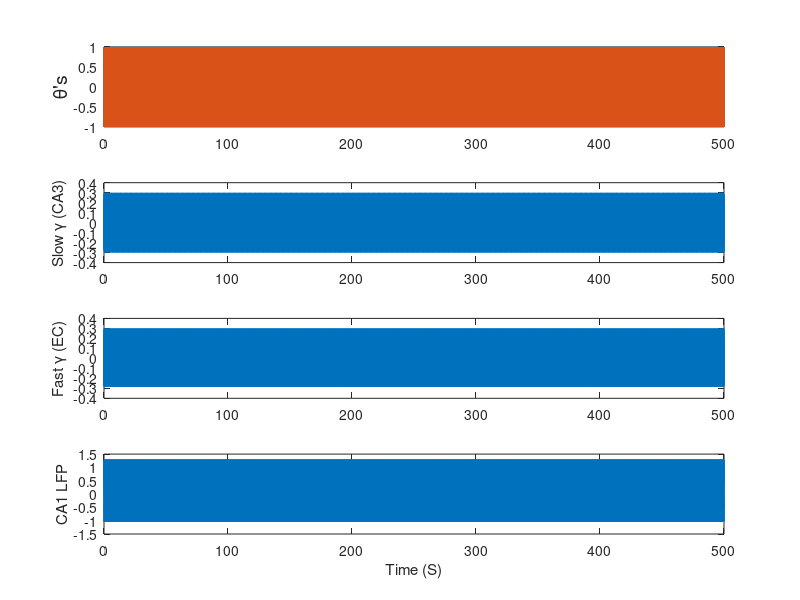

The MATLAB source for this figure: (Note: this script raises an error after producing the figure.)
% Gamma LFP Model

function gammaSim2() 

fs = 600;              % Sampling frequency (samples per second)
dt = 1/fs;             % seconds per sample
StopTime = 500;        % seconds (~100s to run successfully)
t = (0:dt:StopTime)';  % seconds


F = 8;                 % theta frequency (hertz)
theta = sin(2*pi*F*t);

F = 55; % Hz                 
sGamma = sin(2*pi*F*t);
sgTheta = -sin(2*pi*8*t+pi/2);

F = 80; % Hz                
fGamma = sin(2*pi*F*t);

gScale = .3;
signal = theta + gScale * (fGamma .* relu(theta)) + gScale * (sGamma .* relu(sgTheta));

%%
figure;
numPlts = 4;
subplot(numPlts,1,1)
plot(t,theta); hold on; plot(t,sgTheta)
ylabel('\theta''s','fontsize',14)

subplot(numPlts,1,2)
plot(t,gScale * (sGamma .* relu(-sin(2*pi*8*t+pi/2))))
ylabel('Slow \gamma (CA3)','fontsize',11)

subplot(numPlts,1,3)
plot(t,gScale * (fGamma .* relu(theta)))
ylabel('Fast \gamma (EC)','fontsize',11)

subplot(numPlts,1,4)
%plot(theta + gScale * (fGamma .* relu(theta)) + gScale * (sGamma .* relu(-theta)))
plot(t,signal)
ylabel('CA1 LFP','fontsize',11)
xlabel('Time (S)','fontsize',11)


%% Generate theta mod gamma figure

[modindex, thetarange, gammarange, powPhsDists, bincenters,thetaamps_M,gammaamps_M,stdVals] = thetaModGamma_nonCMB(signal, fs,'filtParams',2,'stdGamma',1,'gammarange',[10:2:140],'thetarange',8);
%thetaPhaseAxis = [linspace(90,360,18)];
thetaPhaseAxis = linspace(-180,180,36); 
figure; imagesc(thetaPhaseAxis,gammarange,powPhsDists)
colormap 'jet';
title('Simulated theta mod gamma')
ylabel('Frequency (Hz)'); xlabel('\theta Phase')
%xticks([-80 90 270]);
%xticks(thetaPhaseAxis)
%
%h = colorbar; set(get(h,'label'),'string','Power (\mew V^{2})'); 
h = colorbar; ylabel(h, 'Power (\muV^{2})','rotation', 270, 'position', [2.7, 1.6, 0], 'fontsize',11);
axis xy; 

%% Square wave stuff
if 0
  sqwave = square(4*pi*t,25);
  figure; plot(t,sqwave);
  
  figure;
  plot(t,gScale * (sGamma .* relu(-sin(2*pi*8*t+pi/2))))
ylabel('Slow \gamma (CA3)','fontsize',11)
end

if 0
  idx = wa(:) > 0 | wa(:) < 0;
  wa2(idx) = wa(idx);
  
  gma = gScale * (fGamma .* relu(theta));
%   zroInd = gma(:)==0;
%   nonZ = 1-(gma(:)==0);
%   lenZ = findStreaks(zroInd,1);
%   lenNZ = findStreaks(nonZ,1);
%   wth = lenZ + lenNZ;
%   wVec = linspace(0,1,length(t)/wth);
  
%   figure; hold on; 
%   plot(t,gma)
%   plot(wVec, zeros(size(wVec)), '+r', 'MarkerSize',10)

% rt = relu(theta);
% zrt = rt ~= 0;
% 
% figure; hold on; 
% plot(t,rt); plot(t,zrt);
% hold on; plot(t,diff(zrt)==1,'+r')
% hold on; plot(t,diff(zrt)==-1,'+b')
% 
% inds1 = find(diff(zrt)==1);
% inds2 = find(diff(zrt)==-1);
% wth = inds1(2) - inds1(1)
% 
% b2 - r1
% b6 - r5
% 
% ind2 =  inds2(2:4:end,:);
% ind1 =  inds1(1:4:end,:);
% 
% zrt2 = zrt;
% figure;
% for ind = 1:size(ind2,1)
%   zrt2(ind1(ind):ind2(ind))=0
% end
% figure; plot(t, zrt2)
end

%% Thresholded gamma

rt = relu(theta);
fgma = gScale * (fGamma .* rt);
zrt = rt ~= 0;
bw = buckWave(zrt);
%figure; plot(fgma.*bw);
fgmabw = fgma.*bw;

rt2 = relu(-sin(2*pi*8*t+pi/2));
sgma = gScale * (sGamma .* rt2);
zrt2 = rt2 ~= 0;
bw2 = buckWave(zrt2);
%figure; plot(sgma.*bw2);
sgmabw = sgma.*(1 - bw2); % flip bw2 so that they are offset

signal2 = theta + gScale * (fgmabw .* relu(theta)) + gScale * (sgmabw .* relu(sgTheta));


figure; hold on;
numPlts = 4;
subplot(numPlts,1,1);
plot(t,theta); hold on; plot(t,sgTheta);
ylabel('\theta''s','fontsize',14);

subplot(numPlts,1,2);
plot(t,sgmabw);
ylabel('Slow \gamma (CA3)','fontsize',11);

subplot(numPlts,1,3);
plot(t,fgmabw);
ylabel('Fast \gamma (EC)','fontsize',11);

subplot(numPlts,1,4)
%plot(theta + gScale * (fGamma .* relu(theta)) + gScale * (sGamma .* relu(-theta)))
plot(t,signal2)
ylabel('CA1 LFP','fontsize',11)
xlabel('Time (S)','fontsize',11)

%% Generate theta mod gamma figure

[modindex, thetarange, gammarange2, powPhsDists2, bincenters,thetaamps_M,gammaamps_M,stdVals] = thetaModGamma_nonCMB(signal2, fs,'filtParams',2,'stdGamma',1,'gammarange',[10:2:140],'thetarange',8);
%thetaPhaseAxis = [linspace(90,360,18)];
thetaPhaseAxis = linspace(-180,180,36); 
figure; imagesc(thetaPhaseAxis,gammarange2,powPhsDists2)
colormap 'jet';
title('Simulated theta mod gamma (modes)')
ylabel('Frequency (Hz)'); xlabel('\theta Phase')
%xticks([-80 90 270]);
%xticks(thetaPhaseAxis)
%
%h = colorbar; set(get(h,'label'),'string','Power (\mew V^{2})'); 
h = colorbar; ylabel(h, 'Power (\muV^{2})','rotation', 270, 'position', [2.7, 1.6, 0], 'fontsize',11);
axis xy; 


  
  

end

function y = relu(x)
y = max(0,x);
end


function buckedWave = buckWave(wave)
% Takes a positive square wave, bucks 

zrt = wave;
inds1 = find(diff(zrt)==1);
inds2 = find(diff(zrt)==-1);

ind2 =  inds2(2:4:end,:);
ind1 =  inds1(1:4:end,:);

buckedWave = zrt;
for ind = 1:size(ind2,1)
  buckedWave(ind1(ind):ind2(ind))=0;
end

end

function sm = findStreaks(x,i)
vd = diff([0 x' 0]); %the 0s ensure that there's always a pair of [+1 -1] in the diff
starts = find(vd == i);
ends = find(vd == -i); 
[sm, idx] = max(ends-starts);
end


function cyc = breakWave(x,t)
%https://www.mathworks.com/matlabcentral/answers/168261-i-need-a-code-to-separate-each-cycle-of-sine-wave
mcs = x .* circshift(x, [0 -1]);
zxix = find(mcs <= 0);
zx = nan(size(1:2:size(zxix,2)-1));
for k1 = 1:2:size(zxix,2)-1
  zx(k1) = interp1(x(zxix(k1):zxix(k1)+1), t(zxix(k1):zxix(k1)+1), 0);
end

if 1
  figure(1)
  plot(t, x)
  hold on
  plot(zx, zeros(size(zx)), '+r', 'MarkerSize',10)
  hold off
  grid
end
end

function y = sig(x)
y = 1./(1 + exp(-x));
end